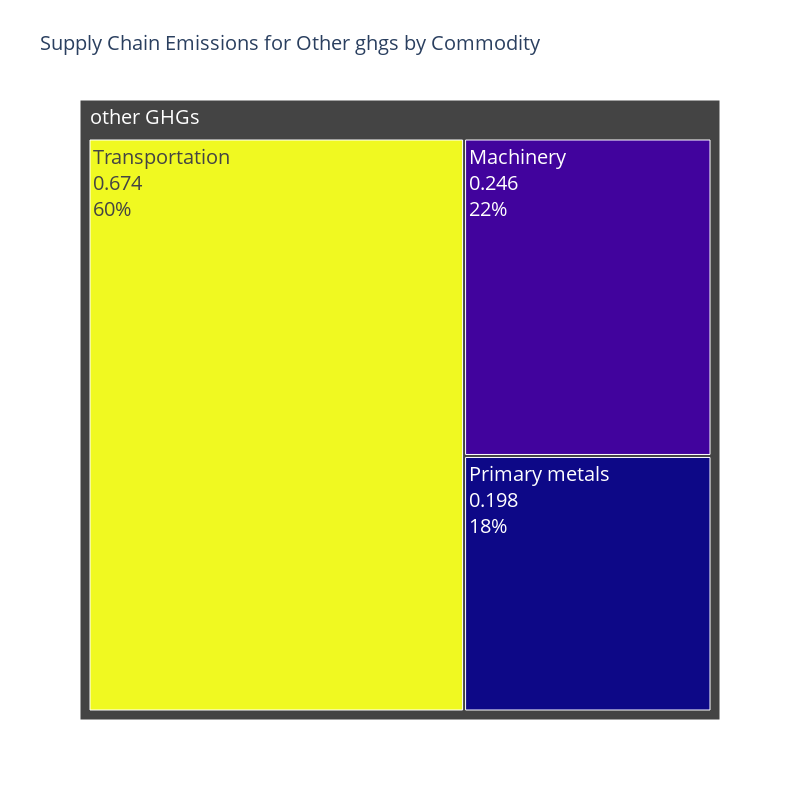

The notebook cell saved with this chart:
### Code cell
plot_treemap_for_substance('other GHGs',substance_top_comm)

### Figure 1 — Plotly figure (JSON) as saved in the notebook; plotly's stock layout.template omitted (floating-point values rounded to 4 significant figures)
{"data": [{"labels": ["Transportation", "Machinery", "Primary metals"], "marker": {"colors": [0.674, 0.246, 0.198]}, "parents": ["other GHGs", "other GHGs", "other GHGs"], "textfont": {"size": 20}, "textinfo": "label+value+percent parent", "type": "treemap", "values": [0.674, 0.246, 0.198]}], "layout": {"height": 800, "title": {"font": {"size": 20}, "text": "Supply Chain Emissions for Other ghgs by Commodity"}, "width": 800}}
